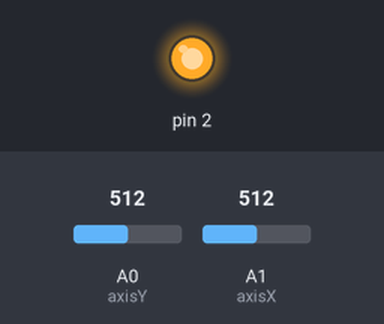
This sketch was run on a simulated Arduino Uno, built with avr-gcc and run on an emulated ATmega328P. On the bench: output pins drawn as LEDs (lit = HIGH). The inputs (shaded band) are chosen by the test bench; at power-on: A0 (axisY) = 512, A1 (axisX) = 512. No radio packets arrive unless stated; what the sketch prints to the serial monitor is not drawn.

Above: at 0.1 s.
Timing chart, 0 to 1.6 s (numbered marks = the images above):
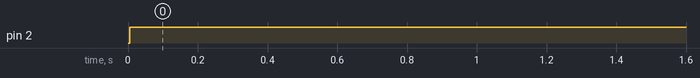

Measured:
- by itself, pin 2: LOW → HIGH at 0.01 s

The sketch:

Transmiter.ino
```cpp
#include "SPI.h"
#include "RF24.h"
#include "nRF24L01.h"

#define CE_PIN 9
#define CSN_PIN 10


#define INTERVAL_MS_TRANSMISSION 250

RF24 radio(CE_PIN, CSN_PIN);

const byte address[6] = "00001";

struct payload {
  int data1;
  int data2;
};
int axisX = 1;
int axisY = 0;

payload payload;

void setup()
{
  Serial.begin(115200);

  radio.begin();
  pinMode(2, OUTPUT);


  radio.setAutoAck(false);
  radio.setDataRate(RF24_250KBPS);
  radio.setPALevel(RF24_PA_MAX);
  radio.setPayloadSize(sizeof(payload));
  radio.openWritingPipe(address);
  radio.stopListening();
}

void loop()
{
  digitalWrite(2, HIGH);

  payload.data1 = analogRead(axisX);
  payload.data2 = analogRead(axisY);

  radio.write(&payload, sizeof(payload));

  Serial.print("Data1:");
  Serial.println(payload.data1);

  Serial.print("Data2:");
  Serial.println(payload.data2);

  Serial.println("Sent");

  delay(INTERVAL_MS_TRANSMISSION);
}
```
